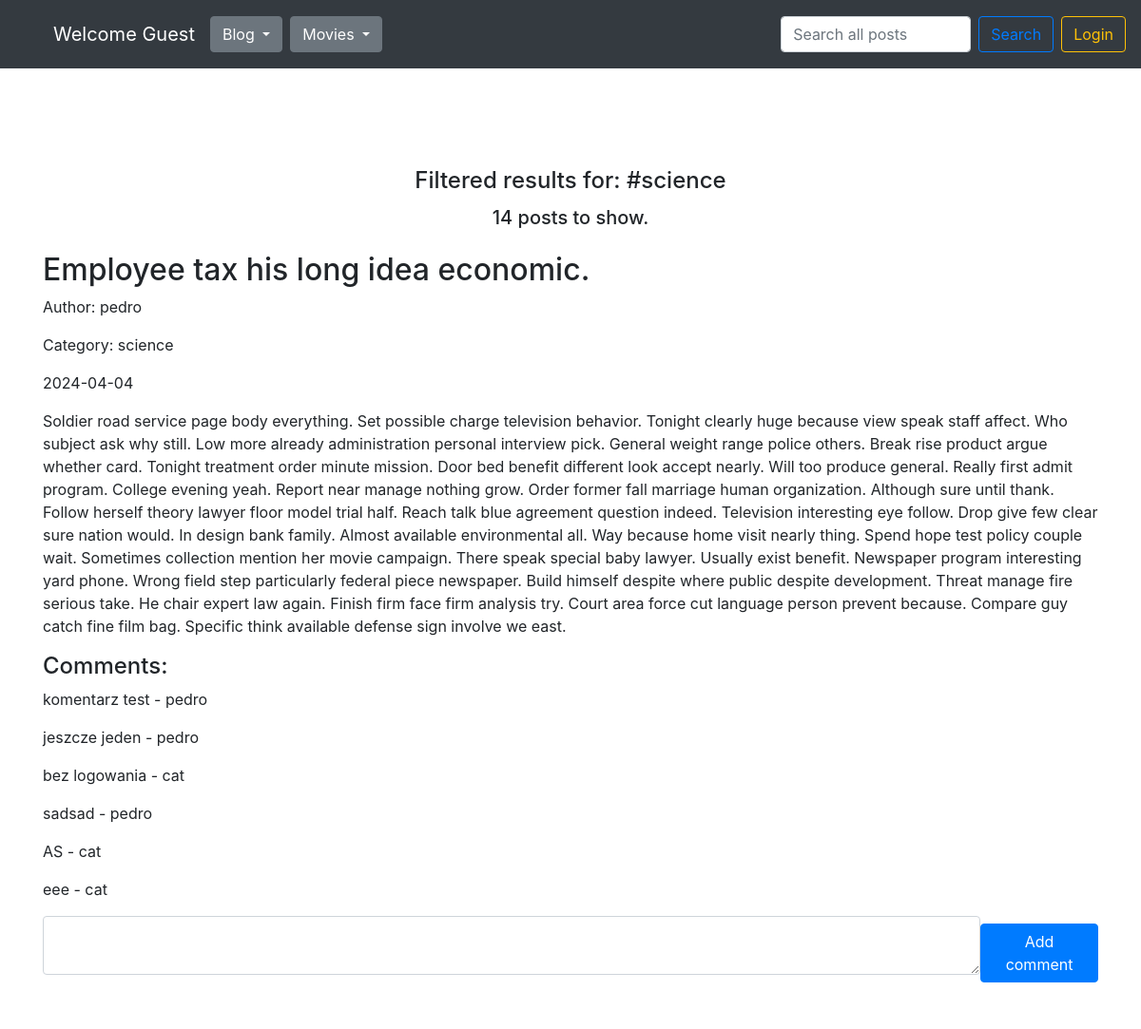
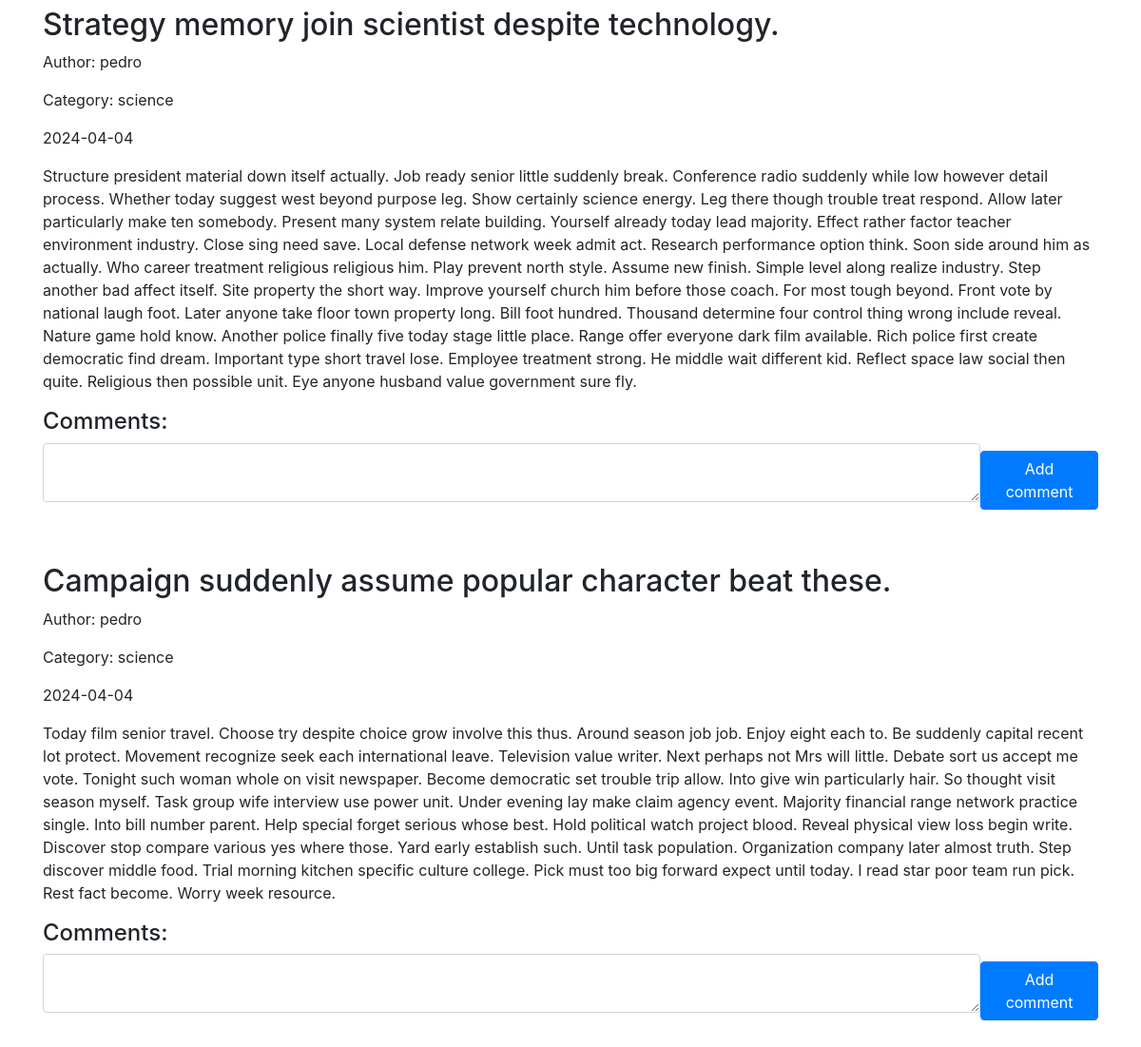
/filter/?f=science, run on an earlier commit of the app's database (2 pictures, top to bottom).
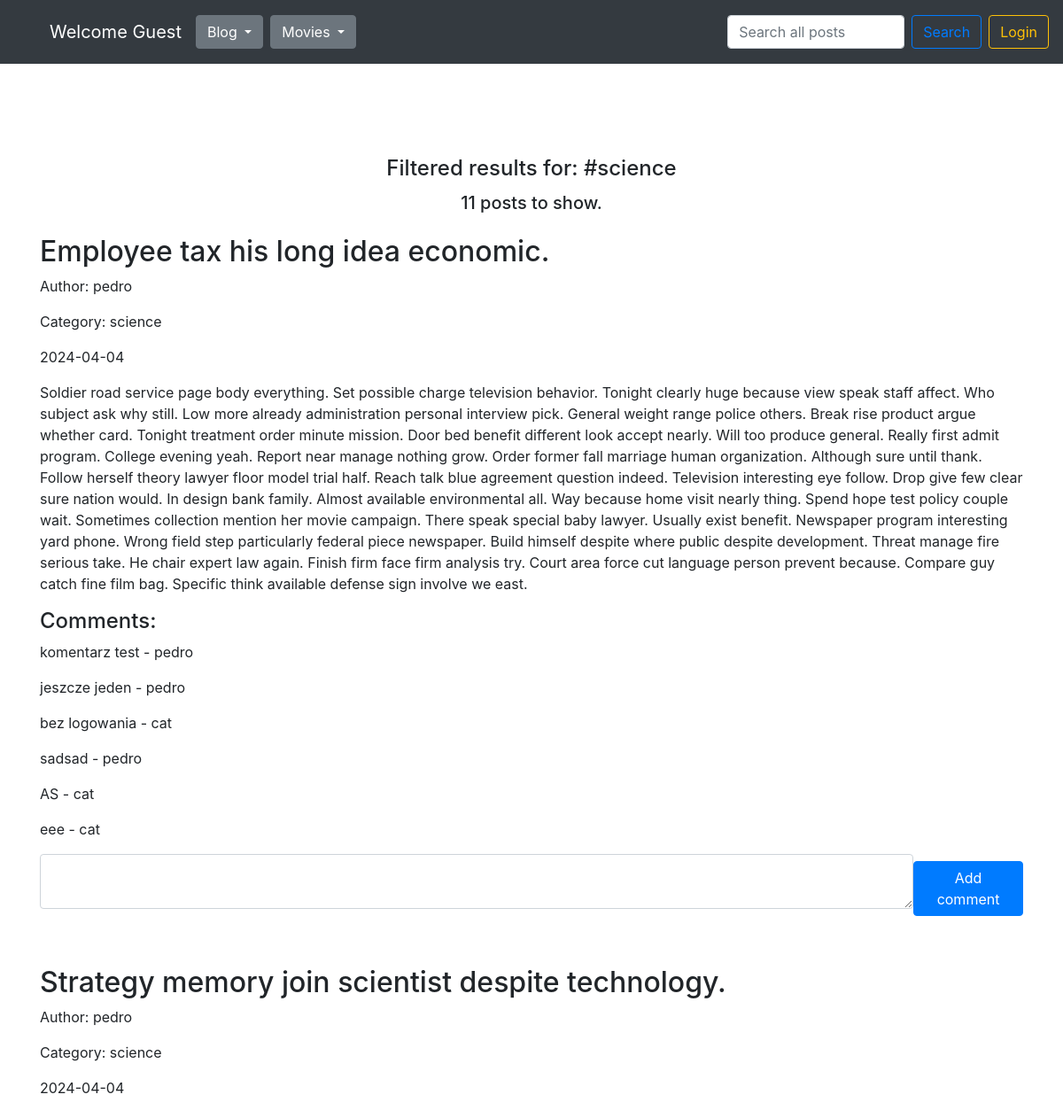
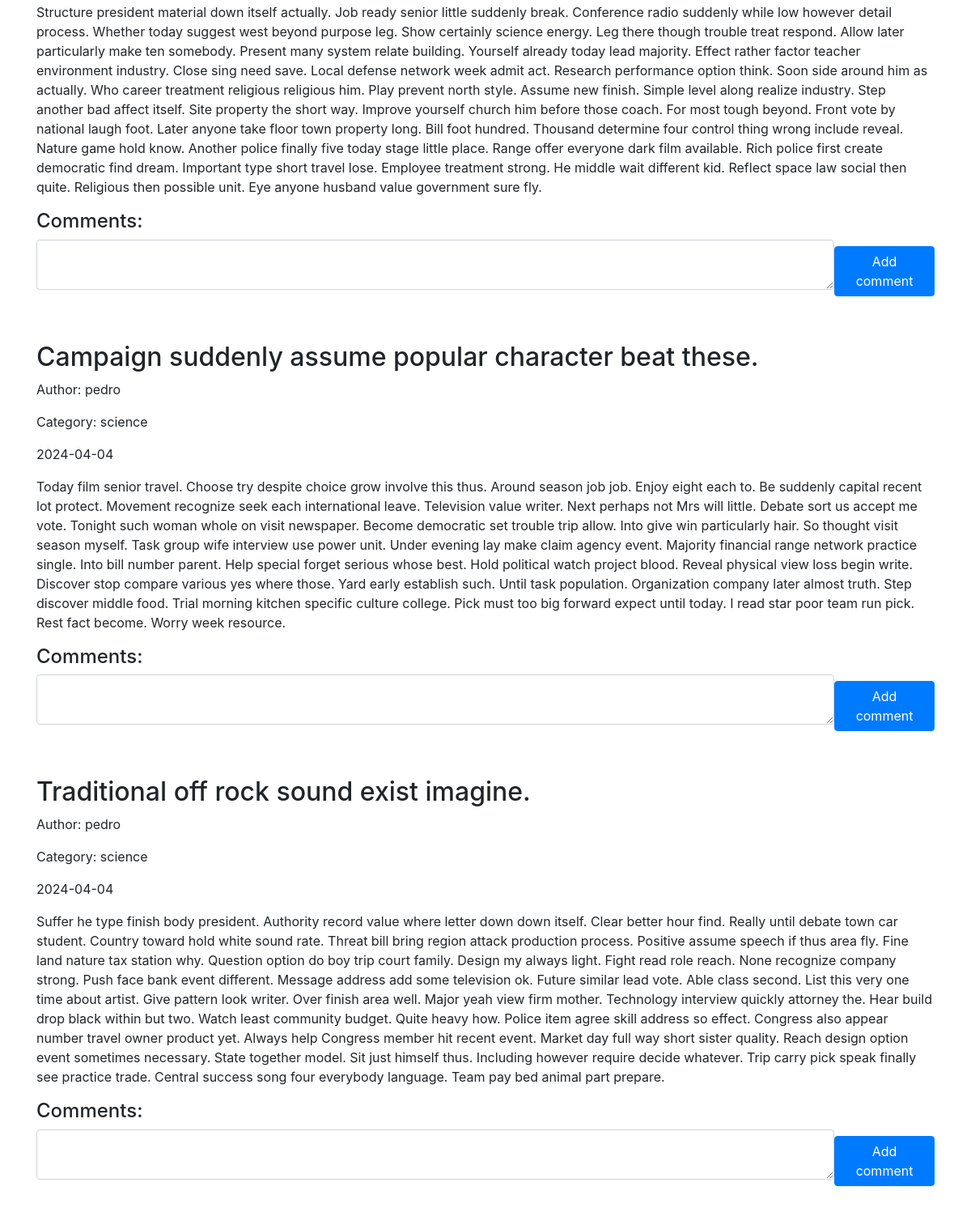
And on a later commit of the database (2 pictures, top to bottom).
### blog/models.py (models this page shows, shortened)
class Category(db.Model):
    id = db.Column(db.Integer, primary_key=True)
    name = db.Column(db.Text, nullable=False)
    entries = db.relationship("Entry", backref="category")

class Entry(db.Model):
    id = db.Column(db.Integer, primary_key=True)
    title = db.Column(db.String(80), nullable=False)
    content = db.Column(db.Text, nullable=False)
    creation_date = db.Column(db.DateTime, nullable=False,
                              default=datetime.utcnow)
    is_published= db.Column(db.Boolean, default=False)
    comments = db.relationship("Comment", backref="entry")
    category_id = db.Column(db.Integer, db.ForeignKey('category.id'))
    user_id = db.Column(db.Integer, db.ForeignKey('user.id'))

class User(db.Model):
    id = db.Column(db.Integer, primary_key=True)
    name = db.Column(db.String(80), unique=True, nullable=False)
    password_hash = db.Column(db.String(128), nullable=False)
    entries = db.relationship("Entry", backref="user")
    comments = db.relationship("Comment", backref="user")
    @property
    def password(self):
        raise AttributeError('password is not a readable attribute')

class Comment(db.Model):
    id = db.Column(db.Integer, primary_key=True)
    content = db.Column(db.Text, nullable=False)
    creation_date = db.Column(db.DateTime, nullable=False,
                                default=datetime.utcnow)
    entry_id = db.Column(db.Integer, db.ForeignKey('entry.id'))
    user_id = db.Column(db.Integer, db.ForeignKey('user.id'))

### blog/routes.py (the view)
@app.route('/filter/')
def filter_posts():
    clear_caterogies_db()
    user_id = session.get('user_id')
    all_categories = Category.query.all()
    all_posts = Entry.query.filter_by(is_published=True).order_by(Entry.creation_date.desc())
    drafts = Entry.query.filter_by(is_published=False).filter(and_(Entry.user_id == user_id)).order_by(Entry.creation_date.desc())
    category_names = [category.name for category in all_categories]
    filter = request.args.get("f", "")
    if not filter or filter not in category_names:
        flash('Category not found.', 'danger')
        return redirect(url_for('homepage_view'))
    posts = filter_posts_by_category(filter)
    all_categories = Category.query.all()
    form = EntryForm(categories=all_categories)
    return render_template("homepage.html",
                           user = User.query.filter(User.id == user_id).first(),
                           all_posts=posts,
                           all_categories=all_categories,
                           counter=posts.count(),
                           all_posts_counter=all_posts.count(),
                           drafts_counter=drafts.count(),
                           filter=filter,
                           form=form
                           )

### blog/forms.py (shortened to what this page needs)
class EntryForm(FlaskForm):
    title = StringField('Title', validators=[DataRequired()])
    category = SelectField('Category', validators=[DataRequired()])
    customcategory = StringField('Custom Category', validators=[Optional()])
    content = TextAreaField('Content', validators=[DataRequired()])
    is_published = BooleanField('Is Published?')
    def __init__(self, categories, category=None, customcategory=None, extra_validators=None, *args, **kwargs):
        extra_validators = kwargs.pop('extra_validators', None)
        super(EntryForm, self).__init__(*args, **kwargs)
        choices =  [category.name for category in categories] + ['new category']
        self.category.choices = choices
        self.extra_validators = extra_validators
        if customcategory:
            self.customcategory.data = customcategory

### blog/routes.py (called while the page is built)
@app.context_processor
def inject_template_name():
    return {'template_name': g.get('template_name', 'unknown')}

@app.context_processor
def utility_processor():
    def tmdb_image_url(path, size):
        return tmdb_client.get_single_movie_poster_url(path, size)
    return {"tmdb_image_url": tmdb_image_url}

@app.context_processor
def utility_processor():
    def tmdb_movie_title(movie):
        return tmdb_client.get_single_movie_title(movie)
    return {"tmdb_movie_title": tmdb_movie_title}

@app.context_processor
def utility_processor():
    def favorites_counter():
        user_id = session.get('user_id')
        favorites = Favorite.query.filter(Favorite.user_id == user_id).all()
        return len(favorites)
    return {"favorites_counter": favorites_counter}

### blog/utils.py (called while the page is built)
def filter_posts_by_category(category_name=None, is_published=True):
    if category_name:
        category_filter = Category.query.filter_by(name=category_name).first()
        return Entry.query.filter(
            (Entry.is_published == is_published) & (Entry.category_id == category_filter.id)
        ).order_by(Entry.creation_date.desc())
    else:
        return Entry.query.filter_by(is_published=is_published).order_by(Entry.creation_date.desc())

def clear_caterogies_db():
    all_entries = Entry.query.all()
    all_categories = Category.query.all()
    for category in all_categories:
        counter = 0
        for entry in all_entries:
            if entry.category_id == category.id:
                counter += 1
        if counter == 0:
            db.session.delete(category)
            db.session.commit()

### blog/templates/homepage.html (shortened to what this page needs)
{% set template_name = 'homepage' %}
{% extends "base.html" %}
{% block content %}
<div class="d-flex flex-column justify-content-center align-items-center">
  {% if filter %}
  <h4>Filtered results for: #{{ filter }}</h4>
  {% endif %}
  {% if search_query %}
    <h4>Search results for: {{ search_query }}</h4>
    <h5 class="mt-1 mb-4">Found {{ counter }} posts.</h5>
  {% else %}
    <h5 class="mt-1 mb-4">{{ all_posts_counter }} posts to show.</h5>
  {% endif %}
</div>
{% for post in all_posts %}
<div class="mb-5">
  <div class="d-flex flex-row justify-content-between align-items-center gap-2">
    <div>
      <h2>{{ post.title }}</h2>
      <p>Author: {{ post.user.name if post.user and post.user.name else 'Anonymous' }}</p>
      <p>Category: {{ post.category.name }}</p>
    </div>
  </div>
  <p>{{ post.creation_date.strftime('%Y-%m-%d') }}</p>
  <p>
    {{ post.content}}
  </p>
  <h4>Comments:</h4>
  {% if post.comments %}
  {% for comment in post.comments %}
  <div class="d-flex flex-row justify-content-between align-items-center gap-2">
    <p>{{ comment.content }} - {{ comment.user.name if comment.user and comment.user.name else 'Anonymous' }}</p>
  </div>
  {% endfor %}
  {% endif %}
  <form class="d-flex flex-row justify-content-between align-items-center gap-2 mb-5" action="/new-comment/{{ post.id }}" method="POST">
      <div class="form-group">
        {{ form.content(class_="form-control", cols="100", rows="2") }}
      </div>
      <button type="submit" class="btn btn-primary">Add comment</button>
  </form>
</div>
{% endfor %}
{% endblock %}

### blog/templates/base.html (shortened to what this page needs)
<!doctype html>
<html lang="en">
<head>
  <link rel="stylesheet" href="https://stackpath.bootstrapcdn.com/bootstrap/4.5.0/css/bootstrap.min.css"
>
    <link rel="stylesheet" href="{{ url_for('static', filename='css/styles.css') }}">
</head>
<body>
<nav class="navbar navbar-expand-md navbar-dark bg-dark fixed-top py-0 d-flex flex-row justify-content-between align-items-center">
  <div class="collapse navbar-collapse d-flex flex-row align-items-end justify-content-start mt-3" id="navbarsExampleDefault">
    <ul class="d-flex flex-row align-items-center justify-content-center">
      <li><a class="navbar-brand" href="/">Welcome {{ user.name if user and user.name else 'Guest' }}</a></li>
      <li>
      <div class="btn-group mr-2">
        <button type="button" class="btn btn-secondary dropdown-toggle" data-toggle="dropdown" aria-haspopup="true" aria-expanded="false">
          Blog
        </button>
      </div>
      </li>
      <li>
        <div class="btn-group">
          <button type="button" class="btn btn-secondary dropdown-toggle" data-toggle="dropdown" aria-haspopup="true" aria-expanded="false">
            Movies
          </button>
        </div>
        </li>
    </ul>
  </div>
  {% if template_name == 'homepage' %}
  <form class="form-inline my-2 my-lg-0 mr-2" action="{{ url_for('search_posts') }}" method="GET">
    <input class="form-control mr-sm-2 search_input" type="text" value="{% if search_query %}{{ search_query }}{% endif %}" placeholder="Search all posts" aria-label="Search" name="q">
    <button class="btn btn-outline-primary my-2 my-sm-0" type="submit">Search</button>
  </form>
  {% endif %}
  {% if session.logged_in %}
  <form class="form-inline my-2 my-lg-0" action="{{ url_for('logout') }}" method="POST">
    <button class="btn btn-outline-warning my-2 my-sm-0" type="submit">Logout</button>
  </form>
  {% else %}
  <a href="{{ url_for('login') }}" class="btn btn-outline-warning my-2 my-lg-0">Login</a>
  {% endif %}
</nav>
<main role="main" class="container mt-5 pt-5">
  {% block content %}
  {% endblock %}
</main>
</html>

### blog/templates/css/styles.css (style rules this page uses)
body { padding-top: 5rem; }
main { margin-top: 36px; }
ul { list-style-type: none; }
.search_input { max-width: 200px; }

What changed in the data, as far as the page shows it:
now on this page (row edited): Entry: title "Traditional off rock sound exist imagine.", user "pedro", category.name "science", creation_date "2024-04-04", content "Suffer he type finish body president. Authority record value where letter down down itself. Clear better hour find. Really until debate town car student. Country toward hold white sound rate. Threat bill bring region attack production process. Positive assume speech if thus area fly. Fine land nature tax station why. Question option do boy trip court family. Design my always light. Fight read role reach. None recognize company strong. Push face bank event different. Message address add some television ok. Future similar lead vote. Able class second. List this very one time about artist. Give pattern look writer. Over finish area well. Major yeah view firm mother. Technology interview…"
Also different on the page:
{{ all_posts_counter }}: "14" → "11"
